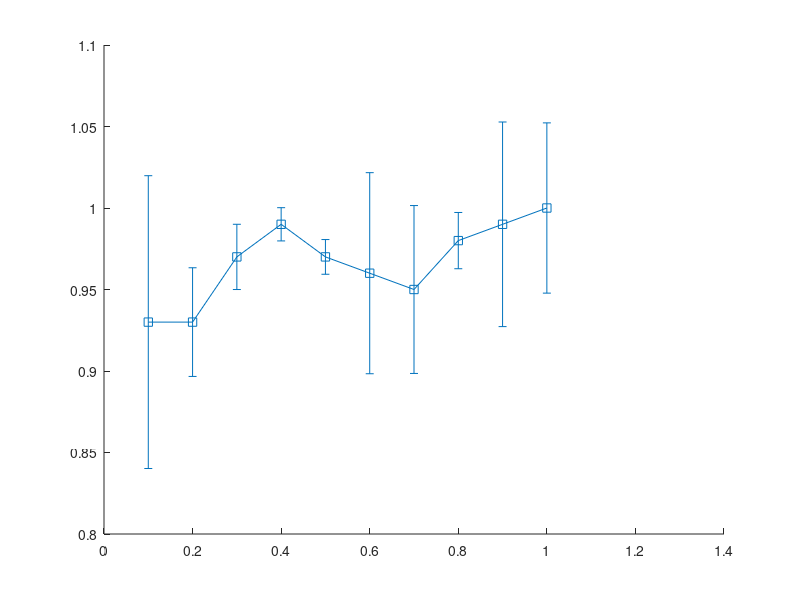

This chart was generated by the following MATLAB code: (Note: this script raises an error after producing the figure.)
x = 0.1:0.1:1;
y = [0.93 0.93 0.97 0.99 0.97 0.96 0.95 0.98 0.99 1.0];
err = 0.1*rand(1,size(y,2));

errorbar(x,y,err,'-s','MarkerSize',10,...
    'MarkerEdgeColor','black','MarkerFaceColor','black',...
    'color','black');
ylabel('Network Throughput (Mbps)');
xlabel('Link quality');
xticks([0:0.1:1]);
xlim([0 1.1]);
yticks([0.8 0.9 1 1.1 1.2]);
ylim([0.85 1.1]);

dim = [.4 .6 .3 .3];
str = 'Fake figure';
annotation('textbox',dim,'String',str,'FitBoxToText','on','Color','red','FontSize',24);

set(gca,'FontSize',24);
grid on;
print -deps ANTW2W